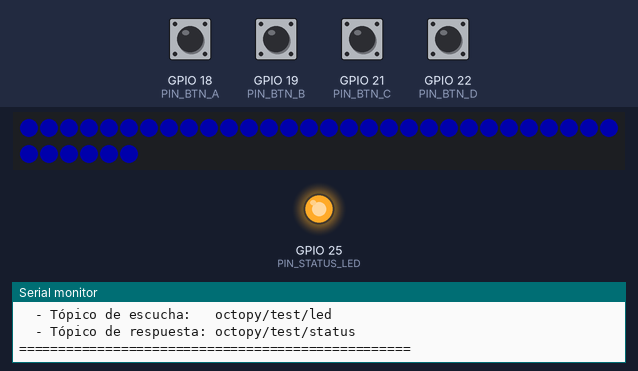
Simulated run of this sketch. Board: ESP32. Shown: 36 RGB LEDs in strip order, left to right, continuing on the next row, output pins drawn as LEDs (lit = HIGH), the last lines printed to the serial monitor. Inputs (shaded band) come from the test bench; at power-on: GPIO 18 (PIN_BTN_A), GPIO 19 (PIN_BTN_B), GPIO 21 (PIN_BTN_C), GPIO 22 (PIN_BTN_D) HIGH. Dim RGB values are drawn brighter than linear; WiFi joins after 1.5 s; servers stay silent unless stated; no MQTT or app messages arrive unless stated.

Above: at 2.7 s.
4.9 s: GPIO 18 (PIN_BTN_A) pulled LOW for 1 s
At 6.9 s:
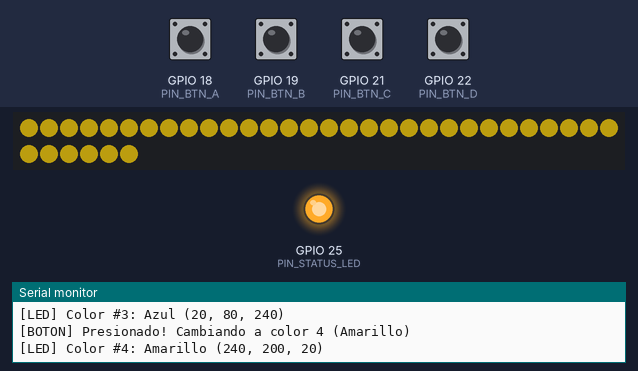
7.4 s: GPIO 19 (PIN_BTN_B) pulled LOW for 1 s
At 8.8 s:
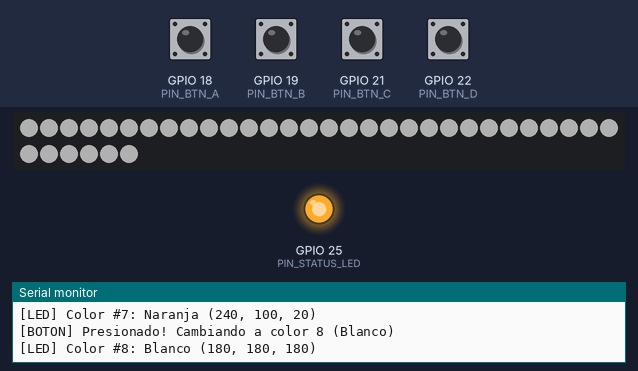
12.9 s: GPIO 18 (PIN_BTN_A) pulled LOW for 0.15 s
At 13.3 s:
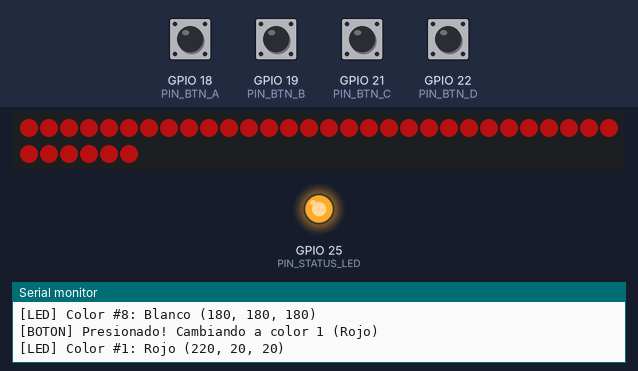
14.5 s: GPIO 19 (PIN_BTN_B) pulled LOW for 0.15 s
At 15.6 s:
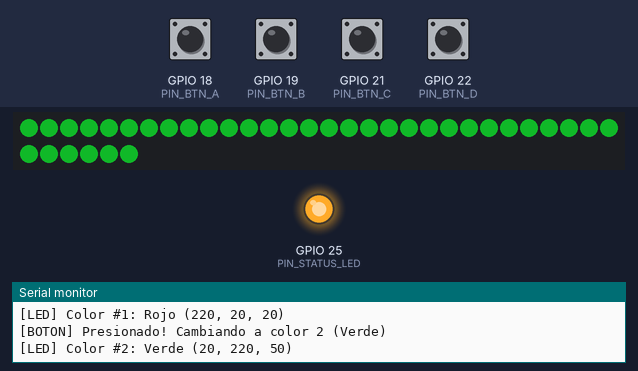
Timing chart, 0 to 17.1 s (numbered marks = the images above; inputs shaded):
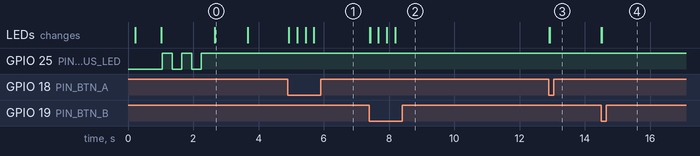

The sketch:

esp32_led_test.ino
```cpp
/*
 * ====================================================================
 * OCTOPY - MODULO DE PRUEBA ESP32 (LED WS2812B + BOTONES + MQTT)
 * ====================================================================
 * - Pin WS2812: GPIO 23 (36 LEDs)
 * - Pin Status LED: GPIO 25
 * - Botones: GPIO 18 (A), 19 (B), 21 (C), 22 (D)
 *
 * COMPORTAMIENTO:
 * 1. Al encender: Verde en Pin 23 (800ms) y se apaga.
 * 2. Al conectar al broker MQTT: Azul en Pin 23 (1000ms) y se apaga.
 * 3. Al recibir comando MQTT desde el frontend: Limpia y cambia de color.
 * 4. Al presionar cualquier botón: Recorre la lista de colores cíclicamente (1 -> 8 -> 1).
 * 5. Comando RESET / OFF: Apaga completamente la tira.
 * ====================================================================
 */

#include <WiFi.h>
#include <PubSubClient.h>
#include <ArduinoJson.h>
#include <Adafruit_NeoPixel.h>

// --------------------------------------------------
// CONFIGURACION DE RED Y BROKER
// --------------------------------------------------
const char* WIFI_SSID     = "OctopyPB";
const char* WIFI_PASSWORD = "Octopy2025.";

const char* MQTT_SERVER   = "10.2.20.253";
const uint16_t MQTT_PORT  = 1883;
const char* MQTT_USER     = "OctopyPB";
const char* MQTT_PASSWORD = "Octopy2025.";

// Topicos MQTT
const char* TOPIC_COMMAND = "octopy/test/led";     // Escucha comandos desde el Frontend
const char* TOPIC_STATUS  = "octopy/test/status";  // Notifica cambios al Frontend

// --------------------------------------------------
// HARDWARE PINES
// --------------------------------------------------
#define PIN_WS2812     23
#define PIN_STATUS_LED 25
#define NUM_LEDS       36
#define RGB_BRIGHTNESS 80

#define PIN_BTN_A 18
#define PIN_BTN_B 19
#define PIN_BTN_C 21
#define PIN_BTN_D 22

Adafruit_NeoPixel strip(NUM_LEDS, PIN_WS2812, NEO_GRB + NEO_KHZ800);
WiFiClient wifiClient;
PubSubClient mqtt(wifiClient);

// --------------------------------------------------
// PALETA DE COLORES DE PRUEBA (8 COLORES)
// --------------------------------------------------
struct ColorItem {
  const char* name;
  const char* hex;
  uint8_t r;
  uint8_t g;
  uint8_t b;
};

const ColorItem COLOR_PALETTE[] = {
  {"Rojo",       "#DC1414", 220, 20,  20},
  {"Verde",      "#14DC32", 20,  220, 50},
  {"Azul",       "#1450F0", 20,  80,  240},
  {"Amarillo",   "#F0C814", 240, 200, 20},
  {"Cyan",       "#14DCDC", 20,  220, 220},
  {"Magenta",    "#C814C8", 200, 20,  200},
  {"Naranja",    "#F06414", 240, 100, 20},
  {"Blanco",     "#B4B4B4", 180, 180, 180}
};

const uint8_t TOTAL_COLORS = sizeof(COLOR_PALETTE) / sizeof(COLOR_PALETTE[0]);
int currentColorIndex = -1; // -1 significa apagado / reset

// Variables para debounce de botones
unsigned long lastButtonPress = 0;
const unsigned long DEBOUNCE_MS = 250;

// --------------------------------------------------
// CONTROL DE LA TIRA WS2812B
// --------------------------------------------------
void clearStrip() {
  strip.clear();
  strip.show();
  delay(10); // Pausa de estabilización para el chip WS2812
}

void applyColor(uint8_t r, uint8_t g, uint8_t b) {
  // Siempre apagar y limpiar primero para evitar colores pegados
  clearStrip();

  if (r > 0 || g > 0 || b > 0) {
    for (uint16_t i = 0; i < NUM_LEDS; i++) {
      strip.setPixelColor(i, strip.Color(r, g, b));
    }
    strip.show();
  }
}

void setColorByIndex(int idx, bool notifyMQTT = true) {
  if (idx < 0 || idx >= TOTAL_COLORS) {
    currentColorIndex = -1;
    clearStrip();
    Serial.println("[LED] Tira apagada (RESET).");
  } else {
    currentColorIndex = idx;
    ColorItem c = COLOR_PALETTE[currentColorIndex];
    applyColor(c.r, c.g, c.b);
    Serial.printf("[LED] Color #%d: %s (%d, %d, %d)\n", currentColorIndex + 1, c.name, c.r, c.g, c.b);
  }

  if (notifyMQTT && mqtt.connected()) {
    StaticJsonDocument<256> doc;
    doc["event"] = (currentColorIndex == -1) ? "RESET" : "COLOR_CHANGED";
    doc["index"] = currentColorIndex;
    if (currentColorIndex >= 0) {
      doc["name"] = COLOR_PALETTE[currentColorIndex].name;
      doc["hex"]  = COLOR_PALETTE[currentColorIndex].hex;
      doc["r"]    = COLOR_PALETTE[currentColorIndex].r;
      doc["g"]    = COLOR_PALETTE[currentColorIndex].g;
      doc["b"]    = COLOR_PALETTE[currentColorIndex].b;
    }
    char buf[256];
    serializeJson(doc, buf);
    mqtt.publish(TOPIC_STATUS, buf);
  }
}

// --------------------------------------------------
// CALLBACK MQTT (COMANDOS DESDE EL FRONTEND)
// --------------------------------------------------
void onMqttMessage(char* topic, byte* payload, unsigned int length) {
  StaticJsonDocument<256> doc;
  DeserializationError err = deserializeJson(doc, payload, length);
  if (err) {
    Serial.print("[MQTT] Error al deserializar JSON: ");
    Serial.println(err.c_str());
    return;
  }

  const char* cmd = doc["cmd"] | "";
  Serial.printf("[MQTT RX] Comando recibido: %s\n", cmd);

  if (strcmp(cmd, "RESET") == 0 || strcmp(cmd, "OFF") == 0) {
    setColorByIndex(-1, true);
  }
  else if (strcmp(cmd, "SET_INDEX") == 0) {
    int idx = doc["index"] | 0;
    setColorByIndex(idx, true);
  }
  else if (strcmp(cmd, "SET_COLOR") == 0) {
    uint8_t r = doc["r"] | 0;
    uint8_t g = doc["g"] | 0;
    uint8_t b = doc["b"] | 0;
    applyColor(r, g, b);

    // Buscar si coincide con alguno de la paleta
    currentColorIndex = -1;
    for (int i = 0; i < TOTAL_COLORS; i++) {
      if (COLOR_PALETTE[i].r == r && COLOR_PALETTE[i].g == g && COLOR_PALETTE[i].b == b) {
        currentColorIndex = i;
        break;
      }
    }

    StaticJsonDocument<256> resp;
    resp["event"] = "COLOR_CHANGED";
    resp["index"] = currentColorIndex;
    resp["name"]  = doc["name"] | "Personalizado";
    resp["hex"]   = doc["hex"]  | "";
    resp["r"] = r; resp["g"] = g; resp["b"] = b;
    char buf[256];
    serializeJson(resp, buf);
    mqtt.publish(TOPIC_STATUS, buf);
  }
}

// --------------------------------------------------
// TRADUCTOR DE CODIGOS DE ERROR MQTT
// --------------------------------------------------
const char* getMqttStateName(int state) {
  switch (state) {
    case -4: return "TIMEOUT (El servidor no responde a tiempo. Revisa IP/puerto)";
    case -3: return "CONEXION PERDIDA";
    case -2: return "CONEXION FALLIDA (No se alcanza el Broker Mosquitto)";
    case -1: return "DESCONECTADO";
    case 0:  return "CONECTADO OK";
    case 1:  return "VERSION DE PROTOCOLO INCORRECTA";
    case 2:  return "CLIENT ID RECHAZADO";
    case 3:  return "BROKER NO DISPONIBLE";
    case 4:  return "CREDENCIALES INCORRECTAS (Usuario o Password malos)";
    case 5:  return "NO AUTORIZADO";
    default: return "ERROR DESCONOCIDO";
  }
}

// --------------------------------------------------
// CONEXIÓN WIFI Y MQTT CON INDICADORES SERIALES
// --------------------------------------------------
void setupWiFi() {
  Serial.println("\n==================================================");
  Serial.print("[WiFi] Intentando conectar a la red: ");
  Serial.println(WIFI_SSID);
  Serial.print("[WiFi] MAC Address de este ESP32:     ");
  Serial.println(WiFi.macAddress());
  Serial.println("==================================================");

  WiFi.mode(WIFI_STA);
  WiFi.begin(WIFI_SSID, WIFI_PASSWORD);

  int attempts = 0;
  while (WiFi.status() != WL_CONNECTED) {
    digitalWrite(PIN_STATUS_LED, !digitalRead(PIN_STATUS_LED));
    delay(300);
    Serial.print(".");
    attempts++;

    if (attempts % 40 == 0) {
      Serial.printf("\n[WiFi] Todavía esperando enlace... Estado actual: %d\n", WiFi.status());
    }
  }

  digitalWrite(PIN_STATUS_LED, HIGH);
  Serial.println("\n");
  Serial.println("==================================================");
  Serial.println("  [OK] ¡WIFI CONECTADO EXITOSAMENTE!");
  Serial.print("  - Dirección IP:   "); Serial.println(WiFi.localIP());
  Serial.print("  - Máscara de red: "); Serial.println(WiFi.subnetMask());
  Serial.print("  - Gateway IP:     "); Serial.println(WiFi.gatewayIP());
  Serial.print("  - Potencia RSSI:  "); Serial.print(WiFi.RSSI()); Serial.println(" dBm");
  Serial.println("==================================================");
}

void connectMQTT() {
  int attempts = 0;
  while (!mqtt.connected()) {
    attempts++;
    String clientId = "ESP32-LED-TEST-" + String((uint32_t)ESP.getEfuseMac(), HEX);

    Serial.println("\n--------------------------------------------------");
    Serial.printf("[MQTT] Intento #%d de conexión al Broker...\n", attempts);
    Serial.printf("  - Servidor:   %s:%d\n", MQTT_SERVER, MQTT_PORT);
    Serial.printf("  - Client ID:  %s\n", clientId.c_str());
    if (strlen(MQTT_USER) > 0) {
      Serial.printf("  - Usuario:    %s (con contraseña)\n", MQTT_USER);
    } else {
      Serial.println("  - Modo:       Anónimo (sin usuario/password)");
    }

    bool ok = (strlen(MQTT_USER) > 0)
      ? mqtt.connect(clientId.c_str(), MQTT_USER, MQTT_PASSWORD)
      : mqtt.connect(clientId.c_str());

    if (ok) {
      Serial.println("==================================================");
      Serial.println("  [OK] ¡MQTT CONECTADO EXITOSAMENTE!");
      Serial.printf("  - Tópico de escucha:   %s\n", TOPIC_COMMAND);
      Serial.printf("  - Tópico de respuesta: %s\n", TOPIC_STATUS);
      Serial.println("==================================================");

      mqtt.subscribe(TOPIC_COMMAND);

      // Notificar que está en línea
      StaticJsonDocument<128> doc;
      doc["event"] = "ONLINE";
      doc["ip"] = WiFi.localIP().toString();
      char buf[128];
      serializeJson(doc, buf);
      mqtt.publish(TOPIC_STATUS, buf);

      // Secuencia al conectar al broker: Azul por 1000ms y luego se apaga
      applyColor(0, 0, 150);
      delay(1000);
      clearStrip();
      Serial.println("[LED] Tira en Pin 23 apagada y lista para recibir comandos.\n");
    } else {
      int state = mqtt.state();
      Serial.printf("  [ERROR] Falló la conexión MQTT (rc = %d): %s\n", state, getMqttStateName(state));
      Serial.println("  Reintentando en 3 segundos...");
      delay(3000);
    }
  }
}

// --------------------------------------------------
// LECTURA DE BOTONES FISICOS (CICLO DE COLORES)
// --------------------------------------------------
void handleButtons() {
  // Cualquiera de los 4 botones avanza el ciclo
  int btnA = digitalRead(PIN_BTN_A);
  int btnB = digitalRead(PIN_BTN_B);
  int btnC = digitalRead(PIN_BTN_C);
  int btnD = digitalRead(PIN_BTN_D);

  bool anyPressed = (btnA == LOW || btnB == LOW || btnC == LOW || btnD == LOW);

  if (anyPressed && (millis() - lastButtonPress > DEBOUNCE_MS)) {
    lastButtonPress = millis();

    // Avanzar cíclicamente: 0 -> 1 -> 2 ... -> 7 -> 0
    int nextIndex = (currentColorIndex + 1) % TOTAL_COLORS;
    Serial.printf("[BOTON] Presionado! Cambiando a color %d (%s)\n", nextIndex + 1, COLOR_PALETTE[nextIndex].name);

    setColorByIndex(nextIndex, true);
  }
}

// --------------------------------------------------
// SETUP
// --------------------------------------------------
void setup() {
  Serial.begin(115200);
  delay(200);
  Serial.println("\n=== INICIANDO MODULO DE PRUEBA ESP32 ===");

  // Configurar Pines
  pinMode(PIN_STATUS_LED, OUTPUT);
  digitalWrite(PIN_STATUS_LED, LOW);

  pinMode(PIN_BTN_A, INPUT_PULLUP);
  pinMode(PIN_BTN_B, INPUT_PULLUP);
  pinMode(PIN_BTN_C, INPUT_PULLUP);
  pinMode(PIN_BTN_D, INPUT_PULLUP);

  // Inicializar NeoPixel
  strip.begin();
  strip.setBrightness(RGB_BRIGHTNESS);
  clearStrip();

  // Secuencia al encender: Verde en Pin 23 por 800ms y se apaga
  applyColor(0, 180, 0);
  delay(800);
  clearStrip();

  // Conectar WiFi
  setupWiFi();

  // Configurar MQTT
  mqtt.setServer(MQTT_SERVER, MQTT_PORT);
  mqtt.setCallback(onMqttMessage);
  mqtt.setBufferSize(512);

  connectMQTT();
}

// --------------------------------------------------
// LOOP
// --------------------------------------------------
void loop() {
  if (WiFi.status() != WL_CONNECTED) {
    setupWiFi();
  }

  if (!mqtt.connected()) {
    connectMQTT();
  }

  mqtt.loop();
  handleButtons();
  delay(10);
}
```

Measured:
- after the input at 4.9 s, the LEDs: first change at once (image 1 shows a later state)
- after the input at 7.4 s, the LEDs: first change at once (image 2 shows a later state)
- after the input at 12.9 s, the LEDs: first change at once (image 3 shows a later state)
- after the input at 14.5 s, the LEDs: first change at once (image 4 shows a later state)
- what the display in image 0 shows lasts 1.0 s, from 2.7 s to 3.7 s
